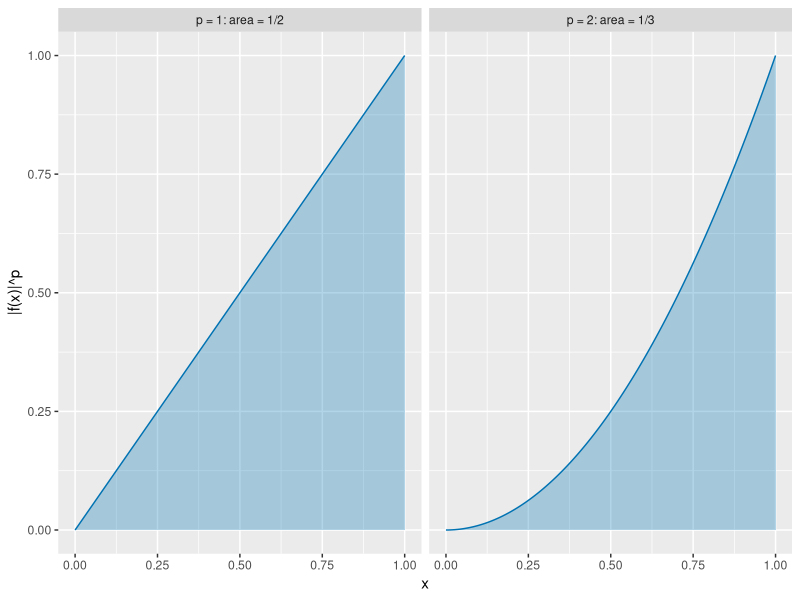

This figure's R source:
## ---- chunk 1
#| label: lp-norm-areas-r
#| fig-alt: >-
#|   Two side-by-side plots of a curve over x from 0 to 1, each with the area
#|   under the curve shaded blue. The left plot, titled p equals 1, shows the
#|   straight line from 0 at x of 0 to 1 at x of 1, with a shaded triangle of
#|   area one half. The right plot, titled p equals 2, shows the parabola from
#|   0 to 1, with the shaded region under it of area one third.
#| fig-height: 3.5
#| fig-width: 7
lpna_x_pf <- seq(0, 1, length.out = 201)
lpna_p1_pf <- tibble::tibble(
  x = lpna_x_pf, y = lpna_x_pf, panel = "p = 1: area = 1/2"
)
lpna_sq_pf <- lpna_x_pf^2
lpna_p2_pf <- tibble::tibble(
  x = lpna_x_pf, y = lpna_sq_pf, panel = "p = 2: area = 1/3"
)
lpna_curves_pf <- dplyr::bind_rows(lpna_p1_pf, lpna_p2_pf)
lpna_aes_pf <- ggplot2::aes(x, y)
ggplot2::ggplot(lpna_curves_pf, lpna_aes_pf) +
  ggplot2::geom_area(fill = "#0072B2", alpha = 0.3) +
  ggplot2::geom_line(colour = "#0072B2") +
  ggplot2::facet_wrap(ggplot2::vars(panel)) +
  ggplot2::labs(x = "x", y = "|f(x)|^p")
